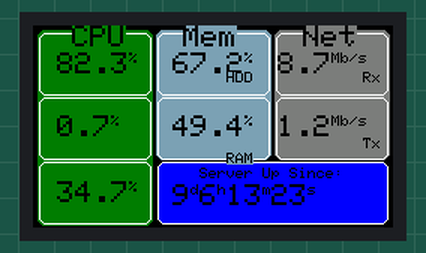
Simulated run of this program. Board: ESP32. On the bench: 240×135 colour display. Random numbers use the default seed unless the program sets one; what the program prints to the serial monitor is not drawn.

Above: at 1.1 s.
At 5.1 s:
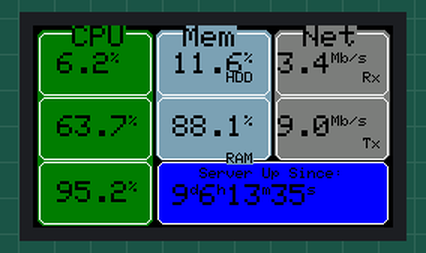
At 10.1 s:
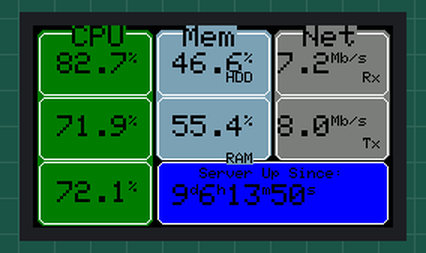
At 19.1 s:
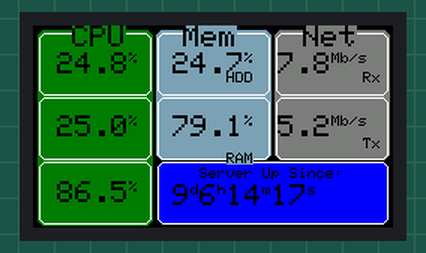
At 28.1 s:
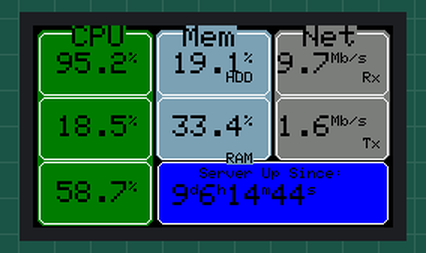
At 38.1 s:
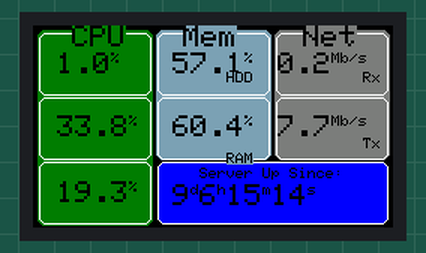

The program:

main.cpp
```cpp
#include <Arduino.h>
#include <M5StickCPlus.h>
#include <string.h>

#define nbPages 3
//Prototypes des fonctions :
void demoVariables();
void pagePrincipale();
void pageReseau();
void pageAlarme();
/*Déclaration des variables globales
Pour cette version de dev, les valeurs des variables seront simulées
nw_cidr et nw_mac Restent fixes
Les autres variables sont modifiées toutes les 3 secondes de manière aléatoire
*/

String nw_cidr = "192.168.1.12/24";
String nw_mac = "a0:b2:18:c3:12:85";
unsigned long tstamp = 1694450530;
unsigned long uptime = 800000;

float cpu_load[3] = {0, 0, 0}; // CPU Load est un tableau de 3 valeurs flottantes cpu_load[0],cpu_load[1],cpu_load[2].
double test;
unsigned long used_memory = 0;
unsigned long free_memory = 0;
unsigned int nw_rx = 0;
unsigned int nw_tx = 0;
unsigned long dernierMillis = millis();
float sda = 0;
unsigned int pageActuelle = 0;
bool etatAlarme = false;
/**
* @brief Fonction de démo pour montrer les commentaires de fonction
* @param test Test entre 0 et 1024
* @return la valeur du carre de test
*/
int demoFonction(int test){

}
/**
 * @brief Fait varier aléatoirement les valeurs des variables pour simuler l'affichage
 */
void demoVariables()
{
  tstamp += 3;
  uptime += 3;
  Serial.printf("Uptime:%lu\n", uptime);
  for (int i = 0; i < 3; i++)
  {
    cpu_load[i] = random(0, 999) / 10.0;
  }
  used_memory = random(1000000, 10000000);
  free_memory = 10000000 - used_memory;

  nw_rx = random(0, 10000);
  nw_tx = random(0, 10000);
  sda = random(0, 999) / 10.0;
}

/**
 * @brief Génère l'affichage de la page principale
 */
void pagePrincipale()
{
  // Rectangles de fond
  M5.Lcd.fillRoundRect(3, 3, 77, 131, 5, TFT_DARKGREEN);
  M5.Lcd.fillRoundRect(82, 3, 77, 87, 5, 0x7d16);
  M5.Lcd.fillRoundRect(161, 3, 77, 87, 5, TFT_DARKGREY);
  M5.Lcd.fillRoundRect(83, 91, 154, 42, 5, TFT_BLUE);

  // CPU 1,2,3
  M5.Lcd.drawRoundRect(4, 5, 75, 42, 5, WHITE);
  M5.Lcd.drawRoundRect(4, 48, 75, 42, 5, WHITE);
  M5.Lcd.drawRoundRect(4, 91, 75, 42, 5, WHITE);
  // Memory
  M5.Lcd.drawRoundRect(83, 5, 75, 42, 5, WHITE);
  M5.Lcd.drawRoundRect(83, 48, 75, 42, 5, WHITE);
  // Network
  M5.Lcd.drawRoundRect(162, 5, 75, 42, 5, WHITE);
  M5.Lcd.drawRoundRect(162, 48, 75, 42, 5, WHITE);

  // Wake Time
  M5.Lcd.drawRoundRect(83, 91, 154, 42, 5, WHITE);

  // Texte CPU
  M5.Lcd.setTextSize(2);
  M5.Lcd.setTextFont(1);
  M5.Lcd.setTextColor(BLACK, TFT_DARKGREEN);
  M5.Lcd.setCursor(26, 0);
  M5.Lcd.print("CPU");

  // Valeur CPU 1
  M5.Lcd.setCursor(16, 18);
  M5.Lcd.setTextSize(2);
  M5.Lcd.printf("%.1f", cpu_load[0]); // La fonction printf sera à comprendre et expliquer
  M5.Lcd.setTextSize(1);
  M5.Lcd.print("%");

  // Valeur CPU 2
  M5.Lcd.setCursor(16, 60);
  M5.Lcd.setTextSize(2);
  M5.Lcd.printf("%.1f", cpu_load[1]);
  M5.Lcd.setTextSize(1);
  M5.Lcd.print("%");

  // Valeur CPU 3
  M5.Lcd.setCursor(16, 104);
  M5.Lcd.setTextSize(2);
  M5.Lcd.printf("%.1f", cpu_load[2]);
  M5.Lcd.setTextSize(1);
  M5.Lcd.print("%");

  // Texte Mem
  M5.Lcd.setTextSize(2);
  M5.Lcd.setTextFont(1);
  M5.Lcd.setTextColor(BLACK, 0x7d16);
  M5.Lcd.setCursor(100, 0);
  M5.Lcd.print("Mem");


  // Valeur HDD
  M5.Lcd.setCursor(93, 18);
  M5.Lcd.printf("%.1f", sda);
  M5.Lcd.setTextSize(1);
  M5.Lcd.print("%");
  M5.Lcd.setCursor(129,31);
  M5.Lcd.print("HDD");
  // Valeur MEM
  float pourcentMem = (used_memory / (float)(used_memory + free_memory)) * 100.0;
  Serial.printf("Used Memory:%u - Total Memory:%u - PourcentMem:%f\n", used_memory, used_memory + free_memory, pourcentMem);
  M5.Lcd.setCursor(93, 60);
  M5.Lcd.setTextSize(2);
  M5.Lcd.printf("%.1f", pourcentMem);
  M5.Lcd.setTextSize(1);
  M5.Lcd.print("%");
    M5.Lcd.setCursor(129,85);
  M5.Lcd.print("RAM");

  // Texte Net
  M5.Lcd.setTextSize(2);
  M5.Lcd.setTextFont(1);
  M5.Lcd.setTextColor(BLACK, TFT_DARKGREY);
  M5.Lcd.setCursor(180, 0);
  M5.Lcd.print("Net");


  // Valeurs NET
  float nw_rx_mb = nw_rx / 1024.0;
  float nw_tx_mb = nw_tx / 1024.0;
  M5.Lcd.setCursor(163, 18);
  M5.Lcd.printf("%.1f", nw_rx_mb);
  M5.Lcd.setTextSize(1);
  M5.Lcd.print("Mb/s");
  M5.Lcd.setTextSize(1);
    M5.Lcd.setCursor(220,31);
  M5.Lcd.print("Rx");
  M5.Lcd.setTextSize(2);
  M5.Lcd.setCursor(163, 60);
  M5.Lcd.printf("%.1f", nw_tx_mb);
  M5.Lcd.setTextSize(1);
  M5.Lcd.print("Mb/s");
  M5.Lcd.setCursor(220,75);
  M5.Lcd.print("Tx");

  // Texte Server Up
  M5.Lcd.setTextSize(1);
  M5.Lcd.setTextFont(1);
  M5.Lcd.setTextColor(BLACK, BLUE);
  M5.Lcd.setCursor(111, 95);
  M5.Lcd.print("Server Up Since:");
  unsigned int days, hours, minutes, secondes;

  unsigned long secondes_dans_1_jour = 3600 * 24;
  unsigned long secondes_dans_1_heure = 3600;
  unsigned long secondes_dans_1_minute = 60;
  unsigned long uptime_temp = uptime;
  days = uptime_temp / secondes_dans_1_jour;
  uptime_temp %= secondes_dans_1_jour;
  hours = uptime_temp / secondes_dans_1_heure;
  uptime_temp %= secondes_dans_1_heure;
  minutes = uptime_temp / secondes_dans_1_minute;
  secondes = uptime_temp % secondes_dans_1_minute;
  M5.Lcd.setCursor(93, 106);

  // M5.Lcd.printf("%ud,%uh,%um,%us",days, hours,minutes,secondes);
  M5.Lcd.setTextSize(2);
  M5.Lcd.printf("%u", days);
  M5.Lcd.setTextSize(1);
  M5.Lcd.print("d");

  M5.Lcd.setTextSize(2);
  M5.Lcd.printf("%u", hours);
  M5.Lcd.setTextSize(1);
  M5.Lcd.print("h");

  M5.Lcd.setTextSize(2);
  M5.Lcd.printf("%u", minutes);
  M5.Lcd.setTextSize(1);
  M5.Lcd.print("m");

  M5.Lcd.setTextSize(2);
  M5.Lcd.printf("%u", secondes);
  M5.Lcd.setTextSize(1);
  M5.Lcd.print("s");

  Serial.printf("Uptime: %ud,%uh,%um,%us\n", days, hours, minutes, secondes);
}
/**
 * @brief Affiche l'adresse IP et l'adresse MAC du serveur
*/
void pageReseau()
{
  M5.lcd.fillScreen(BLUE);
  M5.lcd.setCursor(45, 15);
  M5.lcd.println("RESEAU");
  M5.lcd.println("IP:");
  M5.lcd.println(nw_cidr);
  M5.lcd.println("MAC:");
  M5.lcd.println(nw_mac);
}
/**
 * Affiche la page Alarme permettant d'activer ou de désactiver l'alarme
*/
void pageAlarme()
{
  M5.lcd.fillScreen(RED);
  M5.lcd.setCursor(15, 15);
  M5.lcd.println("ALARM");
  M5.lcd.printf("%d", etatAlarme);
}
/**
 * @brief Initialisation du M5, de la liaison série et de la rotation écran
 */
void setup()
{

  Serial.begin(115200);
  M5.begin();
  M5.Lcd.setRotation(1);
  M5.Imu.Init();
  M5.Beep.setVolume(30);
  M5.Beep.setBeep(440, 1000);
  Serial.printf("Taille de la variable nw_cidr:%d\n", sizeof(nw_cidr));
  Serial.printf("Taille de la variable tstamp:%d\n", sizeof(tstamp));
  Serial.printf("Taille de la variable nw_rx:%d\n", sizeof(nw_rx));
  Serial.printf("Taille de la variable etatAlarme:%d\n", sizeof(etatAlarme));
  Serial.printf("Taille de la variable cpu_load[0]:%d\n", sizeof(cpu_load[0]));
  Serial.printf("Taille du tableau cpu_load:%d\n", sizeof(cpu_load));
  Serial.printf("Taille de la variable test:%d\n", sizeof(test));
  short court;
  Serial.printf("Taille de la variable court:%d\n", sizeof(court));
}

/**
 * @brief Toutes les 3 secondes de nouvelles valeurs sont mises à jour dans les variables et la page
 * principale est rechargée avec les nouvelles valeurs.
 */
void loop()
{

  M5.BtnA.read();
  M5.BtnB.read();
  M5.Beep.update();
  if (M5.BtnB.isPressed() && pageActuelle == 2)
  {
    etatAlarme = !etatAlarme;
    Serial.printf("BtnB pressed:Etat alarme:%d\n", etatAlarme);
    delay(250);
  }
  if (M5.BtnA.isPressed())
  {

    pageActuelle++;

    if (pageActuelle >= nbPages)
      pageActuelle = 0;
    Serial.printf("BtnA pressed : pageActuelle:%d\n", pageActuelle);
    delay(250);
  }
  // Technique utilisée pour compter 3secondes sans faire de delais bloquant
  // La fonction millis() renvoie le nombre de millisecondes écoulées depuis le démarrage du programme
  // dernierMillis n'est mis à jour que toutes les 3000 millisecondes
  if (etatAlarme == 1)
  {
    float ax, ay, az;
    M5.Imu.getAccelData(&ax, &ay, &az);
    Serial.printf("ax:%f-ay:%f-az:%f\n", ax, ay, az);
    if (abs(ax) > 0.2 || abs(ay) > 0.2)
    {

      M5.Beep.beep();
      Serial.printf("Alarme!");
    }
    delay(1000);
  }
  if (millis() - dernierMillis > 1000)
  {
    dernierMillis = millis(); // Mise à jour de la valeur du Dernier Millis
    demoVariables();

    switch (pageActuelle)
    {
    case 0:
      pagePrincipale();
      Serial.println("Page principale");
      break;
    case 1:
      pageReseau();
      Serial.println("Page reseau");
      break;
    case 2:
      pageAlarme();
      Serial.println("Page alarme");
      break;
    }
  }
}
```

Measured:
- what the display in image 0 shows lasts 1.0 s, from 1.1 s to 2.1 s
